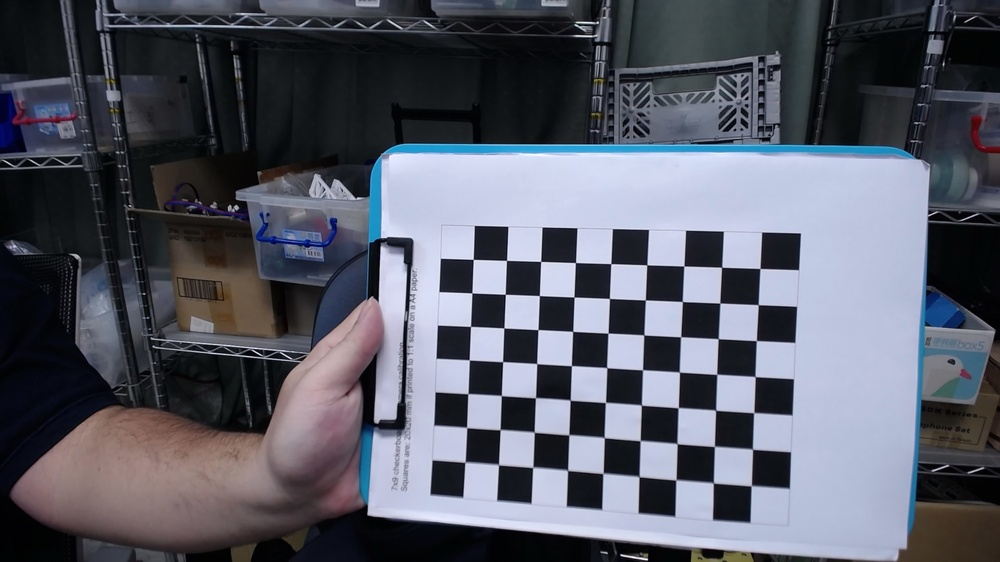
#> input picture calibration image/WIN_20240317_15_37_09_Pro.jpg, 1000 x 562 px, shrunk from 1920 x 1080 before the run; its folder holds only this picture in this run
$ python camera_calibration.py
#> lines starting #> are read from the running program, lines starting #| are printed output that depends on the picture; after the words box and inside, x2 and y2 are one past the last pixel; in counts of white or black regions, pixels touching at a corner belong together; long printed decimals are rounded
import numpy as np
import cv2 as cv
import glob

# termination criteria
criteria = (cv.TERM_CRITERIA_EPS + cv.TERM_CRITERIA_MAX_ITER, 30, 0.001)

# prepare object points, like (0,0,0), (1,0,0), (2,0,0) ....,(6,5,0)
objp = np.zeros((9*7,3), np.float32)
objp[:,:2] = np.mgrid[0:9,0:7].T.reshape(-1,2)

# Arrays to store object points and image points from all the images.
objpoints = [] # 3d point in real world space
imgpoints = [] # 2d points in image plane.

# 指定文件夹路径
folder_path = './calibration image/*.jpg'

# 使用 glob 模块查找特定路径下所有的 .jpg 文件
images = glob.glob(folder_path)

for fname in images:
    img = cv.imread(fname)
#> img is the input picture: shape (562, 1000, 3); mean B, G, R 102.4, 90.8, 88.2
    gray = cv.cvtColor(img, cv.COLOR_BGR2GRAY)
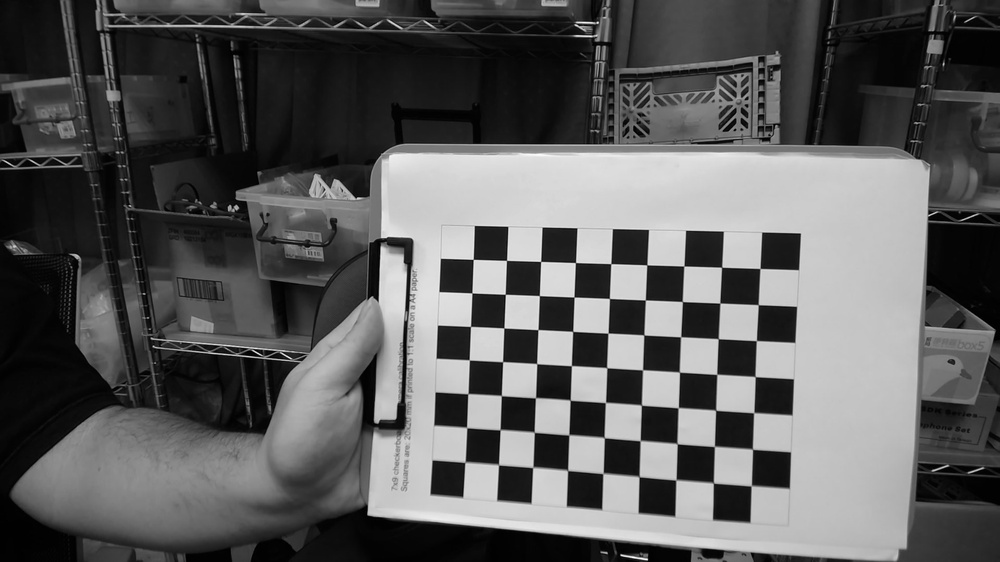
#> gray: shape (562, 1000); min 0, max 254, mean 91.4

    # Find the chess board corners
    ret, corners = cv.findChessboardCorners(gray, (9,7), None)
#> ret = True; corners = 63 rows, first 8: [473.2, 259.4], [506.5, 260.4], [540.6, 261.5], [575.5, 262.5], [610.8, 263.7], [646.8, 264.9], [683.8, 266.1], [721.6, 267.2]

    # If found, add object points, image points (after refining them)
    if ret == True:
        objpoints.append(objp)

        corners2 = cv.cornerSubPix(gray,corners, (11,11), (-1,-1), criteria)
#> corners2 = 63 rows, first 8: [473.2, 259.4], [506.5, 260.4], [540.6, 261.4], [575.5, 262.6], [610.8, 263.6], [646.8, 264.8], [683.8, 266], [721.6, 267.2]
        imgpoints.append(corners)

        # Draw and display the corners
        cv.drawChessboardCorners(img, (9,7), corners2, ret)
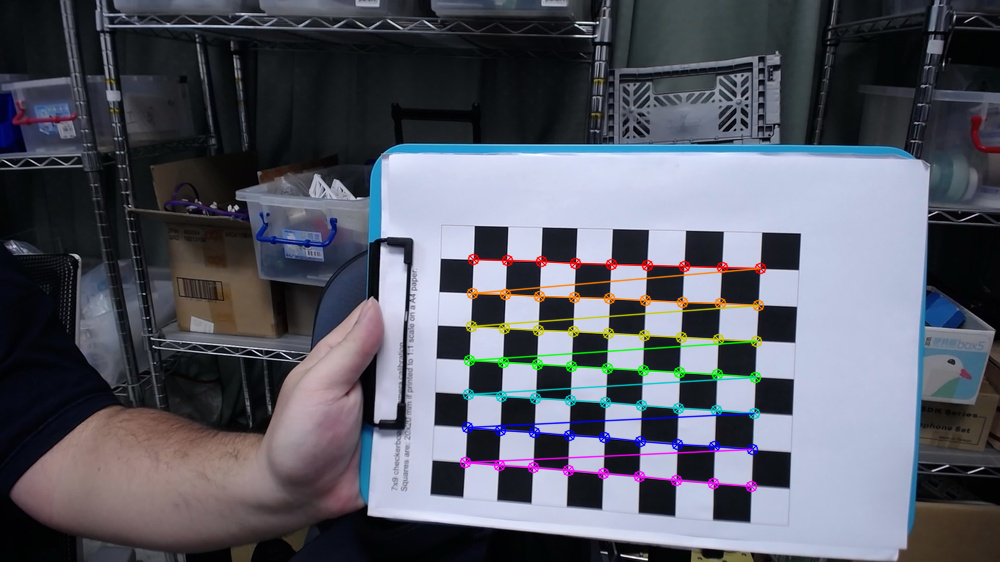
#> img: shape (562, 1000, 3); 2.84% of pixels changed, all inside (x1, y1, x2, y2) = (459, 253, 767, 493)
        cv.imshow('img', img)

        cv.waitKey(50)

cv.destroyAllWindows()

ret, mtx, dist, rvecs, tvecs = cv.calibrateCamera(objpoints, imgpoints, gray.shape[::-1], None, None)
#> ret = 0.177; mtx = [[706.6, 0, 410.3], [0, 708.6, 279.8], [0, 0, 1]]; dist = [[0.301, -0.372, -0.0055, -0.0293, 0.146]]; rvecs = ([0.008, 0.134, 0.0391],); tvecs = ([1.89, -0.611, 21.09],)
print(f"Reprojection error: {ret}")
#| Reprojection error: 0.1773
print(f"Camera matrix (Intrinsic parameters): \n{mtx}")
#| Camera matrix (Intrinsic parameters):
#| [[706.579   0.         410.335]
#|  [  0.         708.642 279.841]
#|  [  0.           0.           1.        ]]
print(f"Distortion coefficients: {dist}")
#| Distortion coefficients: [[ 0.3005 -0.3721 -0.005502 -0.02934  0.1462]]
print(f"Rotation vectors (for each calibration image): \n{rvecs}")
#| Rotation vectors (for each calibration image):
#| (array([[0.007998],
#|        [0.1343 ],
#|        [0.03913]]),)
print(f"Translation vectors (for each calibration image): \n{tvecs}")
#| Translation vectors (for each calibration image):
#| (array([[ 1.888],
#|        [-0.6109],
#|        [21.093]]),)

img = cv.imread('test_image.jpg')
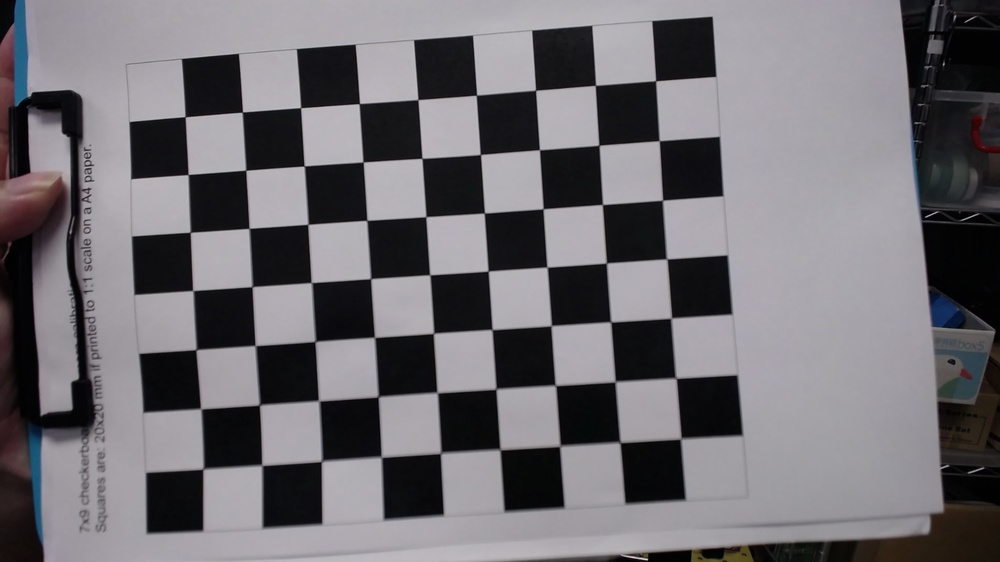
#> input picture test_image.jpg, 1000 x 562 px, shrunk from 1920 x 1080 before the run
#> img is the input picture: shape (562, 1000, 3); mean B, G, R 113.6, 108.8, 111.5
h,  w = img.shape[:2]
#> h = 562; w = 1000
newcameramtx, roi = cv.getOptimalNewCameraMatrix(mtx, dist, (w,h), 1, (w,h))
#> newcameramtx = [[731.7, 0, 384.9], [0, 725.9, 276.1], [0, 0, 1]]; roi = (8, 18, 983, 522)

# undistort
dst = cv.undistort(img, mtx, dist, None, newcameramtx)
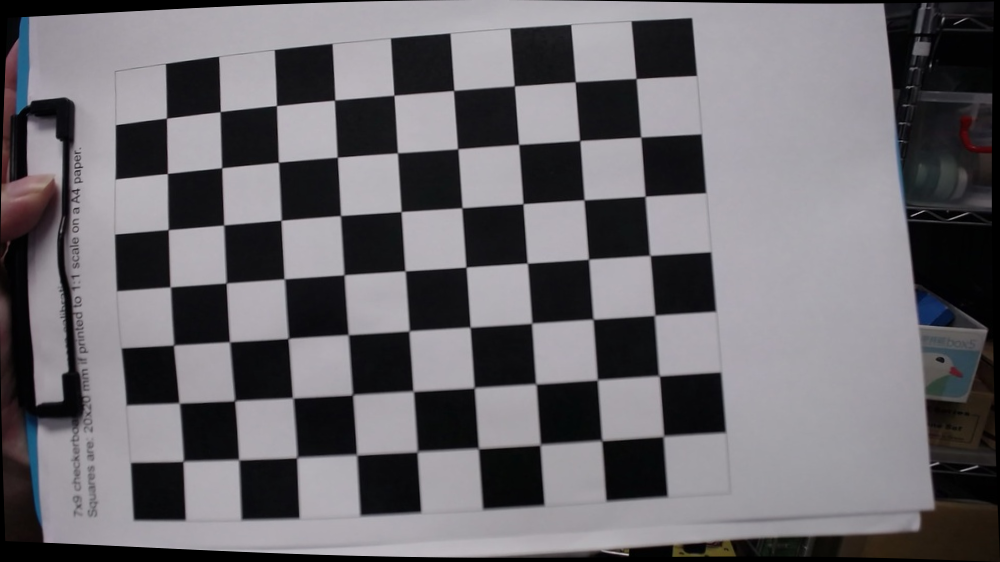
#> dst: shape (562, 1000, 3); mean B, G, R 109.5, 104.9, 107.4

# crop the image
x, y, w, h = roi
#> x = 8; y = 18; w = 983; h = 522
dst = dst[y:y+h, x:x+w]
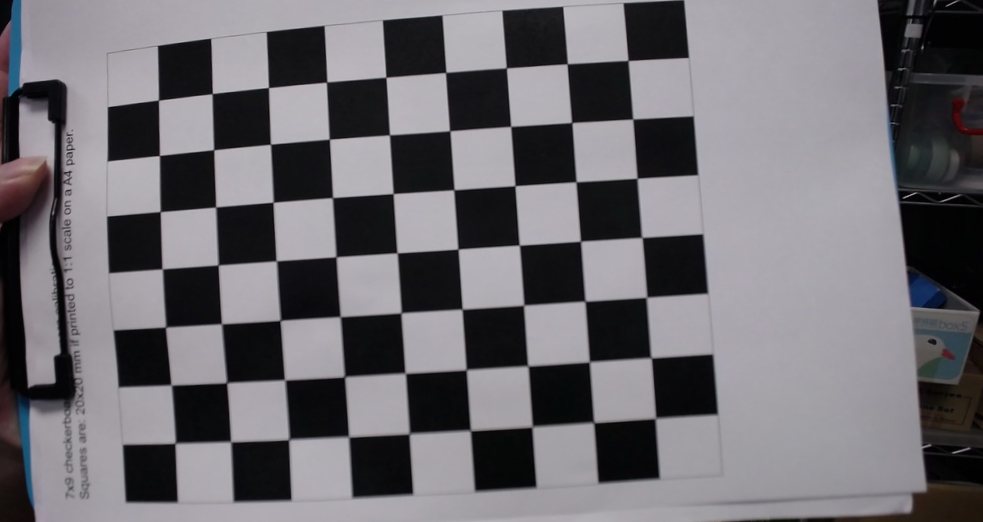
#> dst: shape (522, 983, 3); mean B, G, R 112.7, 107.8, 110.2
cv.imwrite('calibresult.png', dst)
# print(img-dst)
np.save("calibration_matrix", mtx)
np.save("distortion_coefficients", dist)
